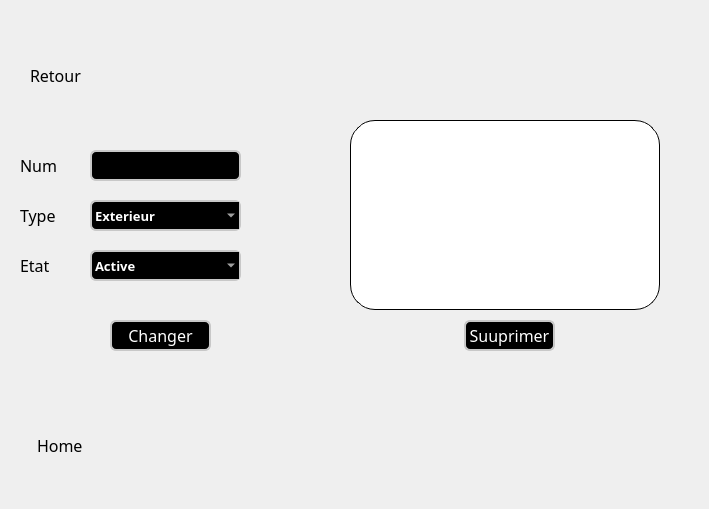
    <widget class="QWidget" name="page_8">
     <widget class="QLabel" name="label_18">
      <property name="geometry">
       <rect>
        <x>0</x>
        <y>0</y>
        <width>700</width>
        <height>500</height>
       </rect>
      </property>
      <property name="text">
       <string/>
      </property>
     </widget>
     <widget class="QTableView" name="tableView_suup_f">
      <property name="geometry">
       <rect>
        <x>350</x>
        <y>120</y>
        <width>310</width>
        <height>190</height>
       </rect>
      </property>
      <property name="font">
       <font>
        <family>Arial</family>
        <pointsize>10</pointsize>
       </font>
      </property>
      <property name="styleSheet">
       <string notr="true">border:1px solid white;
border-radius: 25px;
background :white;
color :darck;
border-color: rgb(0, 0, 0);





</string>
      </property>
     </widget>
     <widget class="QPushButton" name="pushButton_suup_f">
      <property name="geometry">
       <rect>
        <x>464</x>
        <y>320</y>
        <width>91</width>
        <height>31</height>
       </rect>
      </property>
      <property name="font">
       <font>
        <family>Arial Rounded MT Bold</family>
        <pointsize>12</pointsize>
       </font>
      </property>
      <property name="styleSheet">
       <string notr="true">

border:2px solid black;
border-radius: 6px;
background :darck;
color:white;
border-color: rgb(200, 200, 200);
</string>
      </property>
      <property name="text">
       <string>Suuprimer</string>
      </property>
     </widget>
     <widget class="QLineEdit" name="lineEdit_supp_f">
      <property name="geometry">
       <rect>
        <x>90</x>
        <y>150</y>
        <width>151</width>
        <height>31</height>
       </rect>
      </property>
      <property name="font">
       <font>
        <family>Gill Sans Ultra Bold</family>
        <pointsize>10</pointsize>
       </font>
      </property>
      <property name="styleSheet">
       <string notr="true">

border:2px solid black;
border-radius: 6px;
background :darck;
color:white;
border-color: rgb(200, 200, 200);
</string>
      </property>
     </widget>
     <widget class="QComboBox" name="comboBox_6">
      <property name="geometry">
       <rect>
        <x>90</x>
        <y>200</y>
        <width>151</width>
        <height>31</height>
       </rect>
      </property>
      <property name="font">
       <font>
        <family>Arial Black</family>
        <pointsize>10</pointsize>
        <weight>75</weight>
        <bold>true</bold>
       </font>
      </property>
      <property name="styleSheet">
       <string notr="true">

border:2px solid black;
border-radius: 6px;
background :darck;
color:white;
border-color: rgb(200, 200, 200);
</string>
      </property>
      <item>
       <property name="text">
        <string>Exterieur</string>
       </property>
      </item>
      <item>
       <property name="text">
        <string>Interieur</string>
       </property>
      </item>
     </widget>
     <widget class="QComboBox" name="comboBox_7">
      <property name="geometry">
       <rect>
        <x>90</x>
        <y>250</y>
        <width>151</width>
        <height>31</height>
       </rect>
      </property>
      <property name="font">
       <font>
        <family>Arial Black</family>
        <pointsize>10</pointsize>
        <weight>75</weight>
        <bold>true</bold>
       </font>
      </property>
      <property name="styleSheet">
       <string notr="true">

border:2px solid black;
border-radius: 6px;
background :darck;
color:white;
border-color: rgb(200, 200, 200);
</string>
      </property>
      <item>
       <property name="text">
        <string>Active</string>
       </property>
      </item>
      <item>
       <property name="text">
        <string>No_Active</string>
       </property>
      </item>
     </widget>
     <widget class="QLabel" name="label_19">
      <property name="geometry">
       <rect>
        <x>20</x>
        <y>150</y>
        <width>47</width>
        <height>31</height>
       </rect>
      </property>
      <property name="font">
       <font>
        <family>Gill Sans Ultra Bold</family>
        <pointsize>12</pointsize>
       </font>
      </property>
      <property name="text">
       <string>Num</string>
      </property>
     </widget>
     <widget class="QLabel" name="label_20">
      <property name="geometry">
       <rect>
        <x>20</x>
        <y>200</y>
        <width>51</width>
        <height>31</height>
       </rect>
      </property>
      <property name="font">
       <font>
        <family>Gill Sans Ultra Bold</family>
        <pointsize>12</pointsize>
       </font>
      </property>
      <property name="text">
       <string>Type</string>
      </property>
     </widget>
     <widget class="QLabel" name="label_21">
      <property name="geometry">
       <rect>
        <x>20</x>
        <y>250</y>
        <width>47</width>
        <height>31</height>
       </rect>
      </property>
      <property name="font">
       <font>
        <family>Gill Sans Ultra Bold</family>
        <pointsize>12</pointsize>
       </font>
      </property>
      <property name="text">
       <string>Etat</string>
      </property>
     </widget>
     <widget class="QPushButton" name="pushButton_suup_home">
      <property name="geometry">
       <rect>
        <x>35</x>
        <y>380</y>
        <width>50</width>
        <height>50</height>
       </rect>
      </property>
      <property name="styleSheet">
       <string notr="true">border-style: solid;</string>
      </property>
      <property name="text">
       <string/>
      </property>
     </widget>
     <widget class="QPushButton" name="pushButton_returnff">
      <property name="geometry">
       <rect>
        <x>35</x>
        <y>10</y>
        <width>50</width>
        <height>50</height>
       </rect>
      </property>
      <property name="styleSheet">
       <string notr="true">border-style: solid;</string>
      </property>
      <property name="text">
       <string/>
      </property>
     </widget>
     <widget class="QPushButton" name="pushButton_chang_ff">
      <property name="geometry">
       <rect>
        <x>110</x>
        <y>320</y>
        <width>101</width>
        <height>31</height>
       </rect>
      </property>
      <property name="font">
       <font>
        <family>Arial Rounded MT Bold</family>
        <pointsize>12</pointsize>
       </font>
      </property>
      <property name="styleSheet">
       <string notr="true">

border:2px solid black;
border-radius: 6px;
background :darck;
color:white;
border-color: rgb(200, 200, 200);
</string>
      </property>
      <property name="text">
       <string>Changer</string>
      </property>
     </widget>
     <widget class="QLabel" name="label_34">
      <property name="geometry">
       <rect>
        <x>30</x>
        <y>60</y>
        <width>61</width>
        <height>30</height>
       </rect>
      </property>
      <property name="font">
       <font>
        <family>Arial Rounded MT Bold</family>
        <pointsize>12</pointsize>
       </font>
      </property>
      <property name="text">
       <string>Retour</string>
      </property>
     </widget>
     <widget class="QLabel" name="label_42">
      <property name="geometry">
       <rect>
        <x>37</x>
        <y>430</y>
        <width>61</width>
        <height>30</height>
       </rect>
      </property>
      <property name="font">
       <font>
        <family>Arial Rounded MT Bold</family>
        <pointsize>12</pointsize>
       </font>
      </property>
      <property name="text">
       <string>Home</string>
      </property>
     </widget>
    </widget>
